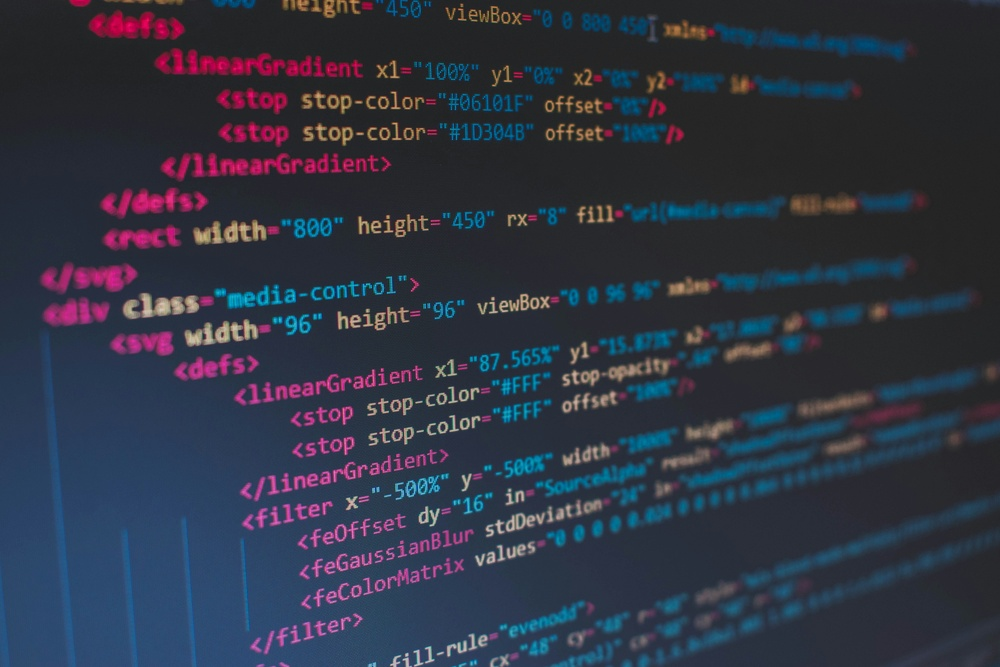
#> input picture Week2/Day1/images/1.jpg, 1000 x 667 px, shrunk from 6000 x 4000 before the run
$ python -i image_utils.py   (imports and definitions only)
#> lines starting #> are read from the running program, lines starting #| are printed output that depends on the picture; after the words box and inside, x2 and y2 are one past the last pixel; in counts of white or black regions, pixels touching at a corner belong together
import cv2
import os


def preprocess_image(input_path: str, output_path: str):
#> called with input_path = '../../../Week2/Day1/images/1.jpg', output_path = 'out.png'
    image = cv2.imread(input_path)
#> image is the input picture: shape (667, 1000, 3); mean B, G, R 67.2, 52.9, 47.7

    if image is None:
        raise ValueError(f"Could not read image: {input_path}")

    # Convert to grayscale
    gray = cv2.cvtColor(image, cv2.COLOR_BGR2GRAY)
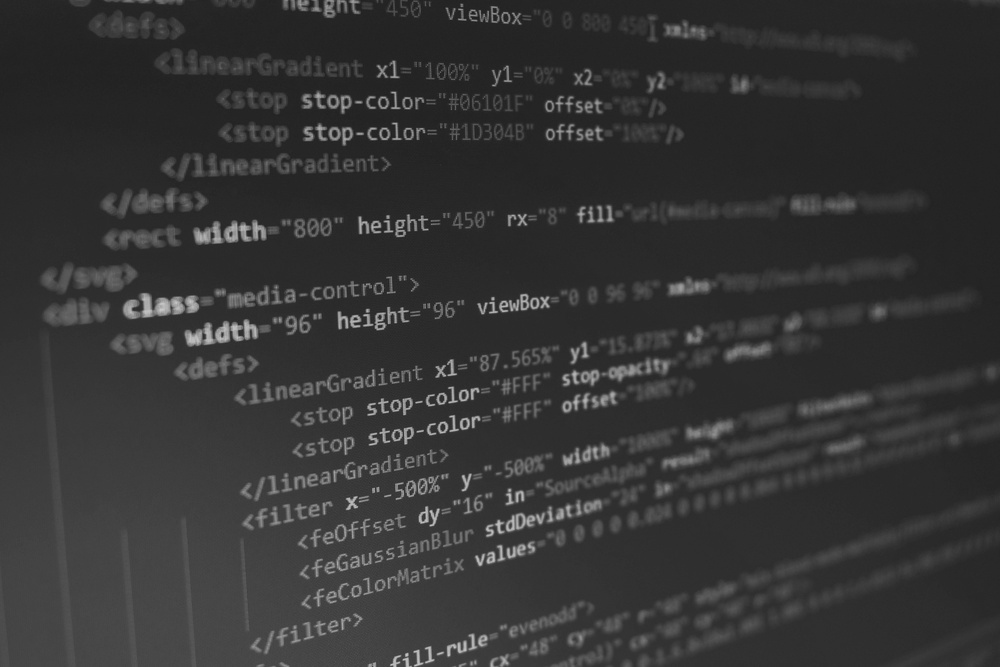
#> gray: shape (667, 1000); min 26, max 201, mean 53

    # Denoise
    blur = cv2.GaussianBlur(gray, (3, 3), 0)

    # Threshold (improves OCR)
    thresh = cv2.threshold(
        blur, 0, 255, cv2.THRESH_BINARY + cv2.THRESH_OTSU
    )[1]
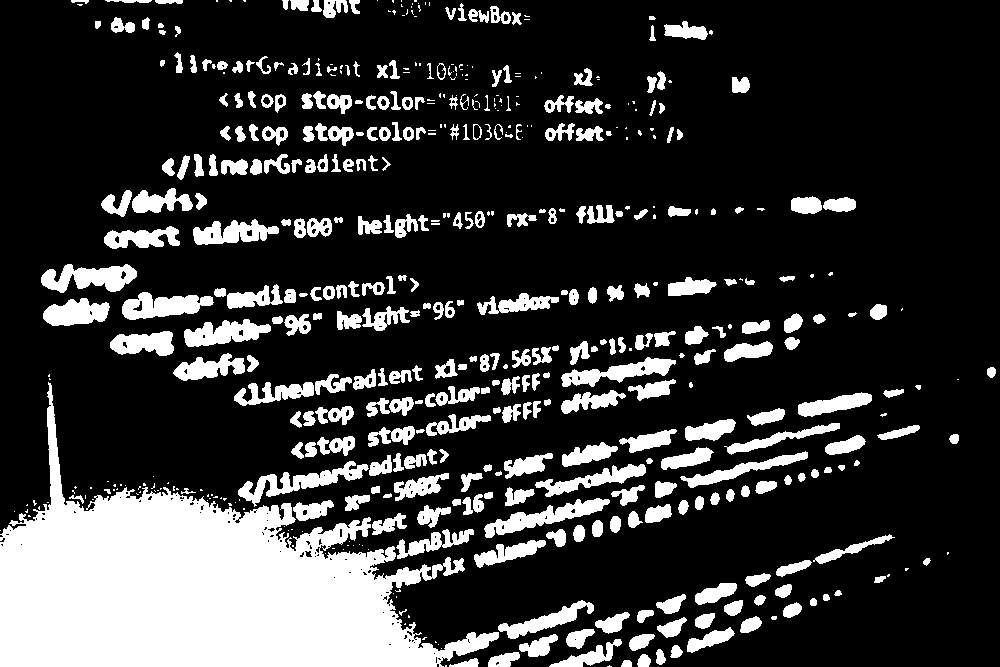
#> thresh: shape (667, 1000); 21.2% white; 521 white regions (187 under 20 px), largest, box (x1, y1, x2, y2) and area: (0, 382, 499, 667) 63740, (238, 461, 369, 507) 1754, (41, 264, 137, 293) 1696

    # Save processed image
    os.makedirs(os.path.dirname(output_path), exist_ok=True)
    cv2.imwrite(output_path, thresh)

    return output_path

>>> result = preprocess_image('../../../Week2/Day1/images/1.jpg', 'out.png')

$ run again, on Week2/Day1/images/2.jpg
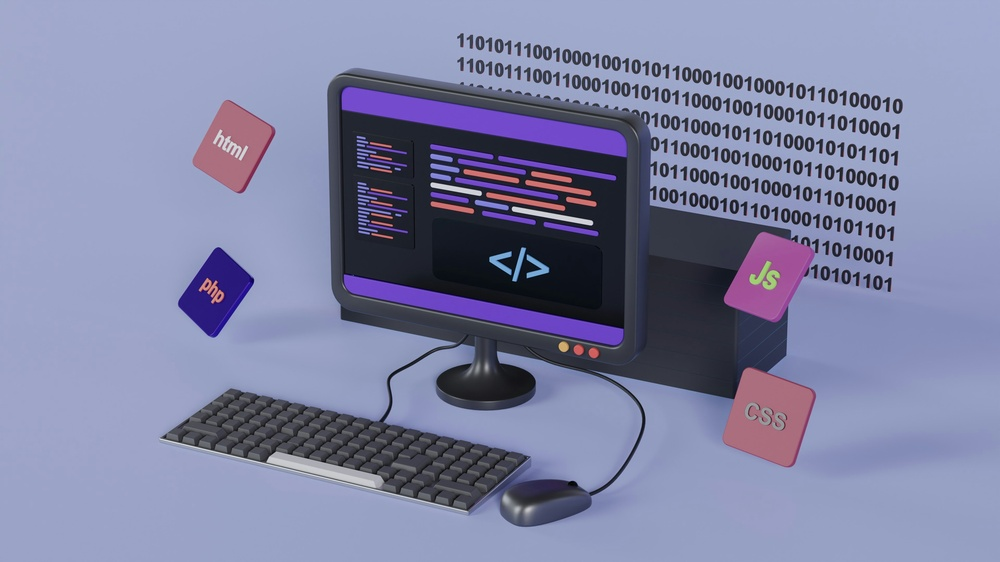
#> input picture Week2/Day1/images/2.jpg, 1000 x 562 px, shrunk from 3840 x 2160 before the run
#> in preprocess_image, image is the input picture: shape (562, 1000, 3); mean B, G, R 163.9, 130.5, 127.1
#> in preprocess_image, `gray = cv2.cvtColor(image, cv2.COLOR_BGR2GRAY)`:
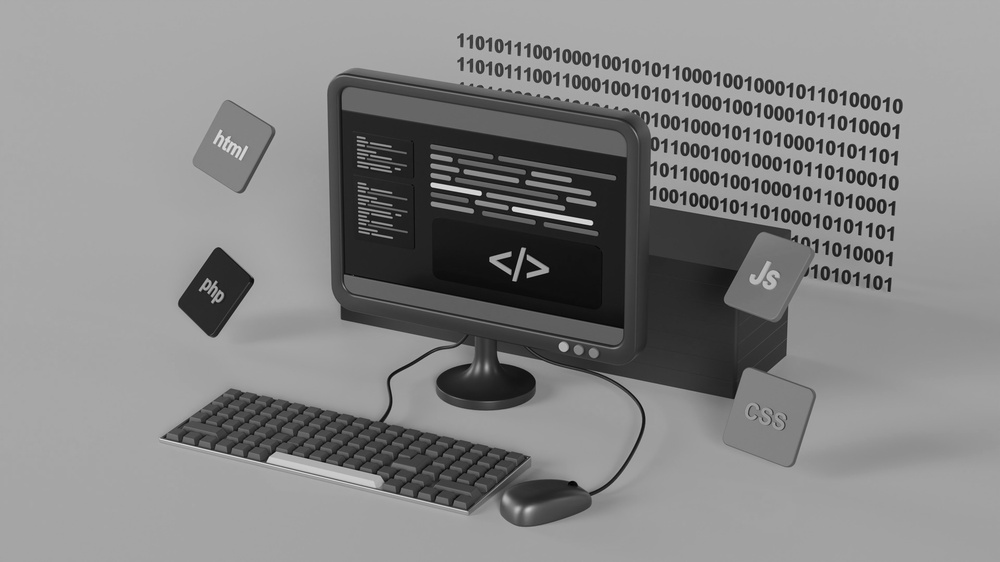
#> gray: shape (562, 1000); min 1, max 229, mean 133.3
#> in preprocess_image, `thresh = cv2.threshold( blur, 0, 255, cv2.THRESH_BINARY + cv2.THRESH_O..`:
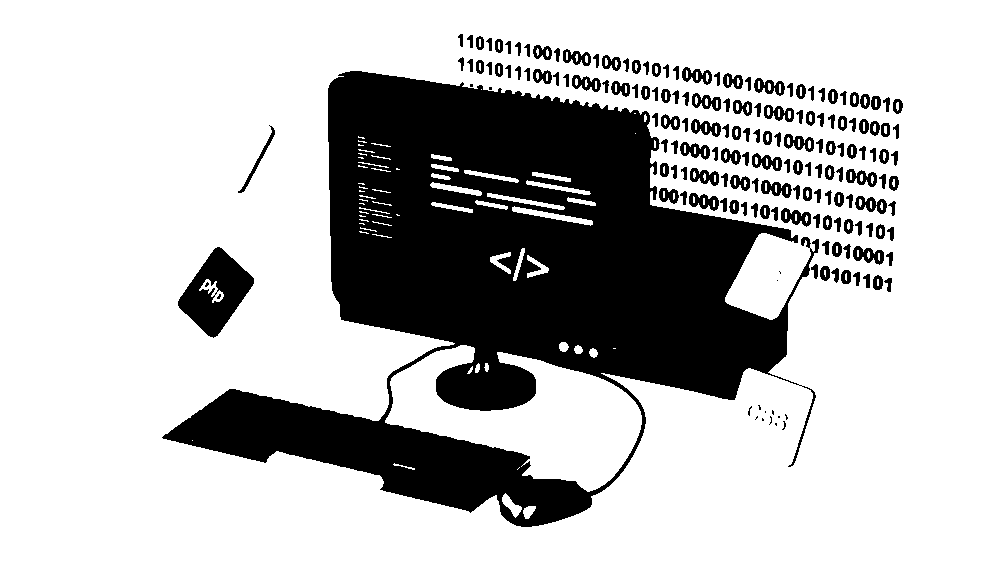
#> thresh: shape (562, 1000); 73.9% white; 172 black regions (17 under 20 px), largest, box (x1, y1, x2, y2) and area: (162, 71, 819, 527) 127403, (178, 247, 254, 338) 3567, (853, 246, 884, 265) 325

$ run again, on Week2/Day1/images/3.jpg
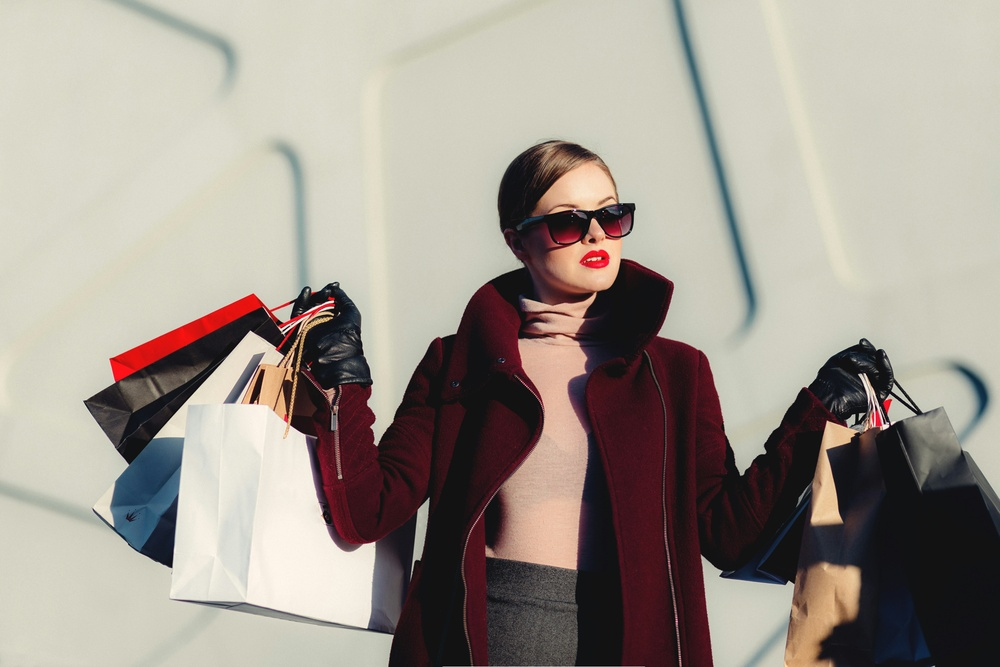
#> input picture Week2/Day1/images/3.jpg, 1000 x 667 px, shrunk from 5185 x 3457 before the run
#> in preprocess_image, image is the input picture: shape (667, 1000, 3); mean B, G, R 142.2, 151.3, 159.4
#> in preprocess_image, `gray = cv2.cvtColor(image, cv2.COLOR_BGR2GRAY)`:
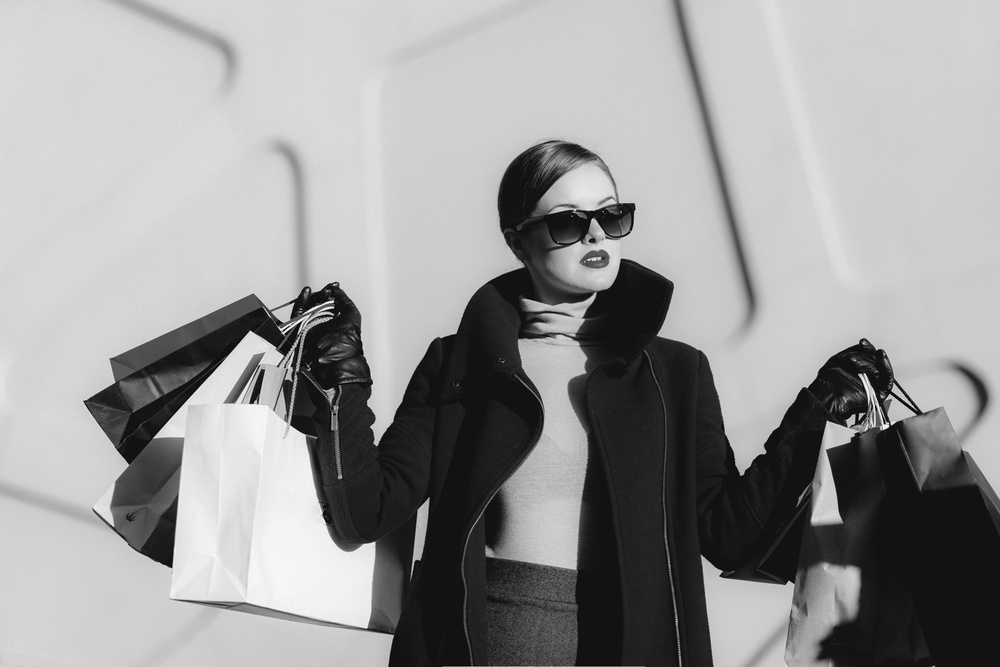
#> gray: shape (667, 1000); min 1, max 251, mean 152.7
#> in preprocess_image, `thresh = cv2.threshold( blur, 0, 255, cv2.THRESH_BINARY + cv2.THRESH_O..`:
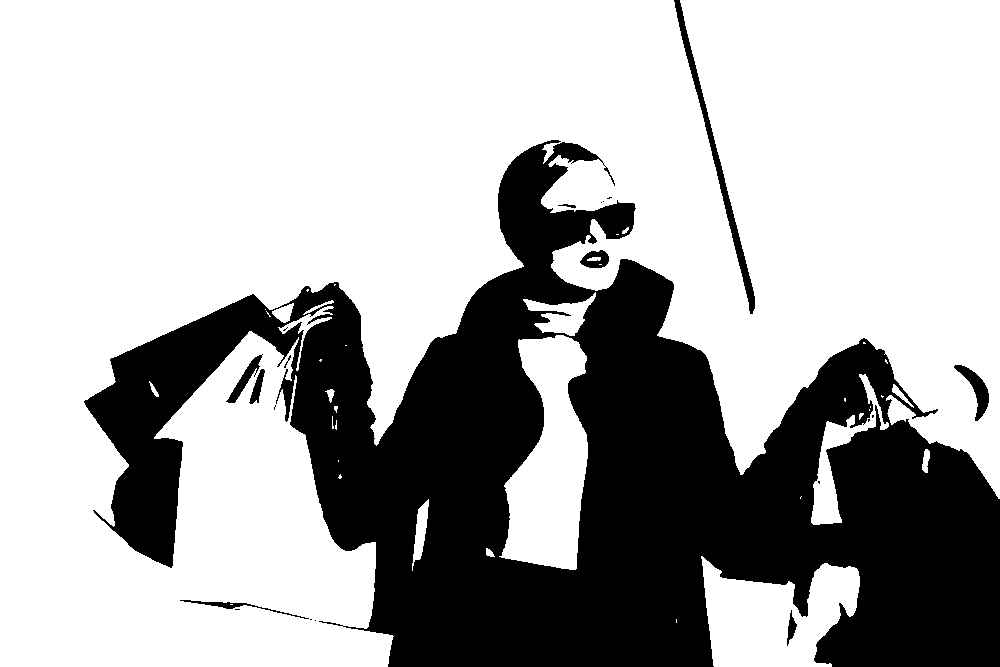
#> thresh: shape (667, 1000); 68.3% white; 21 black regions (11 under 20 px), largest, box (x1, y1, x2, y2) and area: (84, 140, 1000, 667) 206985, (674, 0, 755, 314) 2022, (954, 365, 989, 421) 658

$ run again, on Week2/Day1/images/4.jpg
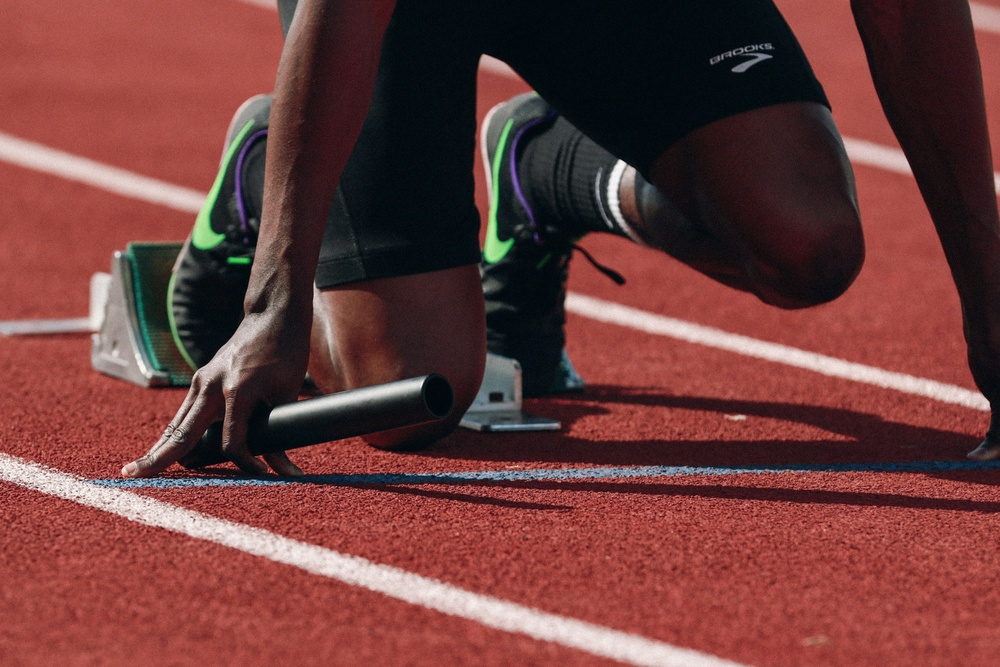
#> input picture Week2/Day1/images/4.jpg, 1000 x 667 px, shrunk from 3481 x 2321 before the run
#> in preprocess_image, image is the input picture: shape (667, 1000, 3); mean B, G, R 59.3, 61.5, 110.5
#> in preprocess_image, `gray = cv2.cvtColor(image, cv2.COLOR_BGR2GRAY)`:
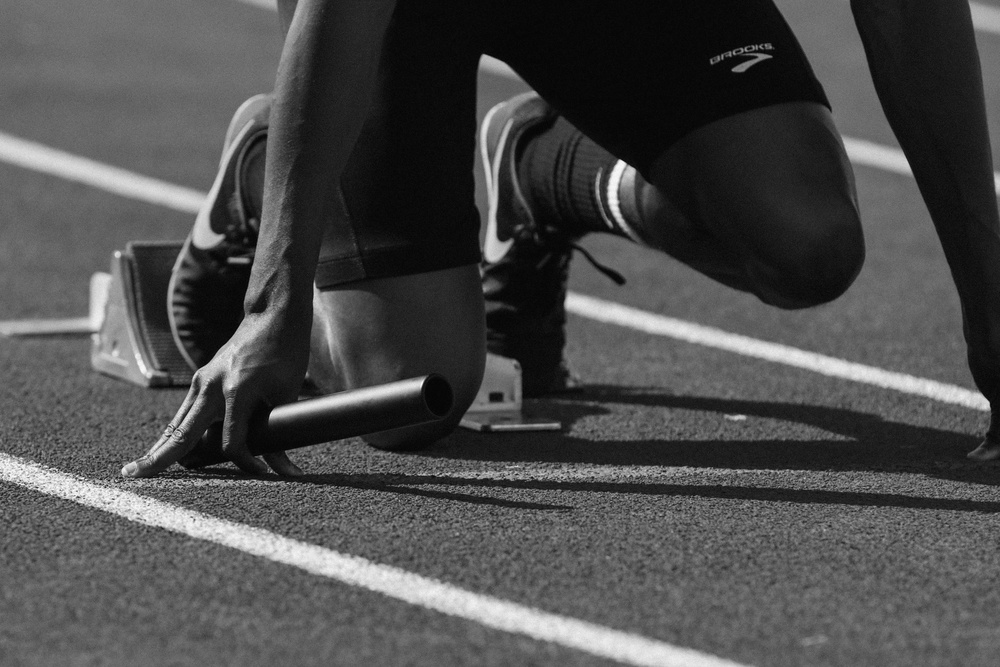
#> gray: shape (667, 1000); min 1, max 254, mean 75.9
#> in preprocess_image, `thresh = cv2.threshold( blur, 0, 255, cv2.THRESH_BINARY + cv2.THRESH_O..`:
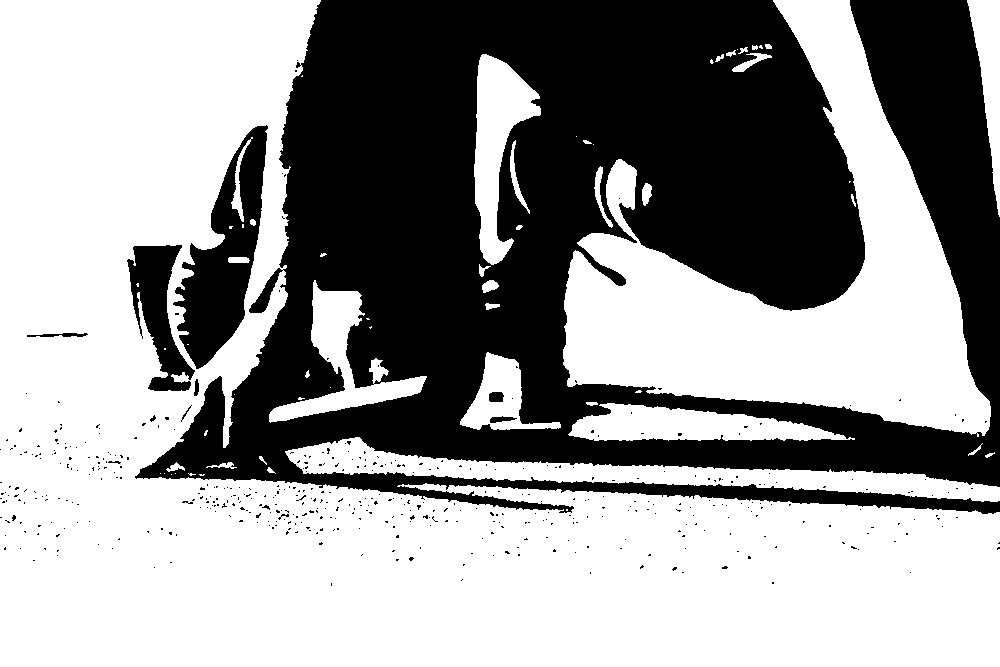
#> thresh: shape (667, 1000); 59.7% white; 477 black regions (466 under 20 px), largest, box (x1, y1, x2, y2) and area: (135, 0, 1000, 514) 251536, (173, 125, 268, 369) 10364, (127, 245, 195, 391) 4604
